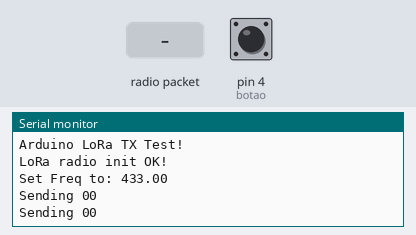
Bench run of a sketch on a simulated Arduino Uno, built with avr-gcc and run on an emulated ATmega328P. Shown: the last lines printed to the serial monitor. Inputs (shaded band) come from the test bench; at power-on: pin 4 (botao) LOW. No radio packets arrive unless stated.

Above: at 1.3 s.
1.4 s: radio packet "1" arrives
At 2.5 s:
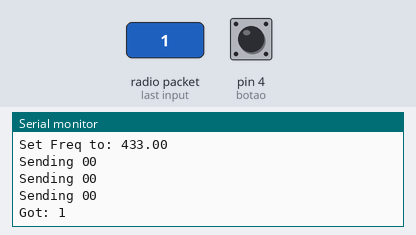
3.3 s: pin 4 (botao) pulled HIGH for 0.5 s
At 4.1 s:
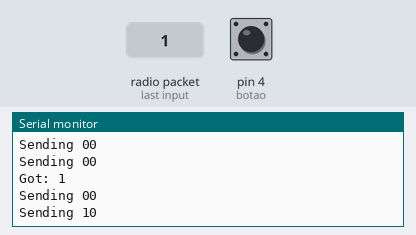
5.3 s: radio packet "0" arrives
At 6.5 s:
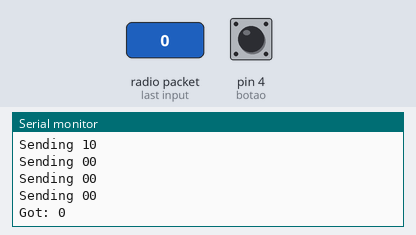

The sketch:

Acionador_Recebe.ino
```cpp
/* Author: Marissa Kwon
 * Date: 2/28/2017
 * Description: Code for "Transmitter" LoRa radio breakout; initilizes
 * LoRa radio transmitter and sends data to LoRa receiver on the same
 * frequency.
 *
 * This code originated from Adafruit's website and has been
 * adjusted for use in the Internet of Agriculture project.
 * URSA Engage Student Research at OPEnS Lab at Oregon State
University.
 */
// LoRa 9x_TX
// -*- mode: C++ -*-
// Example sketch showing how to create a simple messaging client
//(transmitter)
// with the RH_RF95 class. RH_RF95 class does not provide for
//addressing or
// reliability, so you should only use RH_RF95 if you do not need the
//higher
// level messaging abilities.
// It is designed to work with the other example LoRa9x_RX
#include <SPI.h>
#include <RH_RF95.h>
#define RFM95_CS 10
#define RFM95_RST 9
#define RFM95_INT 2

//led, sensorPin, sensorValue
// Change to 434.0 or other frequency, must match RX's freq!
#define RF95_FREQ 433.0
// Singleton instance of the radio driver
RH_RF95 rf95(RFM95_CS, RFM95_INT);
int sensorPin = A0;
int ledPin = 7;
int sensorValue = -1;

int valor = 0;
int valor_chave = 0;
int botao = 4;
int chave = 7;
char comando[3];
char c = '0';

//bool ledON = false;
void setup()
{
 //LoRa transmission
 pinMode(RFM95_RST, OUTPUT);
 digitalWrite(RFM95_RST, HIGH);

 pinMode(botao, INPUT);
 pinMode(chave, INPUT);

 while (!Serial);
 Serial.begin(9600);
 delay(100);
 Serial.println("Arduino LoRa TX Test!");
 // manual reset
 digitalWrite(RFM95_RST, LOW);
 delay(10);
 digitalWrite(RFM95_RST, HIGH);
 delay(10);
 while (!rf95.init()) {
 Serial.println("LoRa radio init failed");
 while (1);
 }
 Serial.println("LoRa radio init OK!");
 // Defaults after init are 434.0MHz, modulation GFSK_Rb250Fd250,
//+13dbM
 if (!rf95.setFrequency(RF95_FREQ)) {
 Serial.println("setFrequency failed");
 while (1);
 }
 Serial.print("Set Freq to: "); Serial.println(RF95_FREQ);

 // Defaults after init are 434.0MHz, 13dBm, Bw = 125 kHz, Cr = 4/5,
//Sf = 128chips/symbol, CRC on
 // The default transmitter power is 13dBm, using PA_BOOST.
 // If you are using RFM95/96/97/98 modules which uses the PA_BOOST
//transmitter pin, then
 // you can set transmitter powers from 5 to 23 dBm:
 rf95.setTxPower(23, false);

 Serial.println();
}
int16_t packetnum = 0; // packet counter, we increment per xmission
void loop()
{

 valor = 0;
 valor_chave = 0;

 valor = digitalRead(botao);
 valor = digitalRead(botao);

  if(valor == 1){
    comando[0] = '1';
    if(valor_chave == 1)
      comando[1] = '1';
    else
      comando[1] = '0';
  }else{
   comando[0] = '0';
   comando[1] = '0';
  }

 comando[2] = '\0';
 // Send a message to rf95_server

 // Change the char to from ASCII to HEX(16) or DECI(10) value
 // itoa(packetnum++, radiopacket+13, 16);
 Serial.print("Sending "); Serial.println(comando);

 //Serial.println("Sending value...");
 delay(10);
 rf95.send((uint8_t *)comando, 3);
 //Serial.println("Waiting for packet to complete...");
 delay(10);
 rf95.waitPacketSent();
 // Now wait for a reply
 uint8_t buf[RH_RF95_MAX_MESSAGE_LEN];
 uint8_t len = sizeof(buf);

 Serial.println();


  if (rf95.available())
  {
    // Should be a message for us now
    uint8_t buf[RH_RF95_MAX_MESSAGE_LEN];
    uint8_t len = sizeof(buf);
    sensorValue;
    if (rf95.recv(buf, &len))
    {
      //RH_RF95::printBuffer("Received: ", buf, len);
      Serial.print("Got: ");
      Serial.println((char *)buf);

    }
  }

 delay(750);
}
```

Measured:
- after the input at 1.4 s, the serial monitor: prints a new line after 0.47 s (image 1)
- after the input at 3.3 s, the serial monitor: prints a new line after 0.14 s (image 2)
- after the input at 5.3 s, the serial monitor: prints a new line after 0.72 s (image 3)
